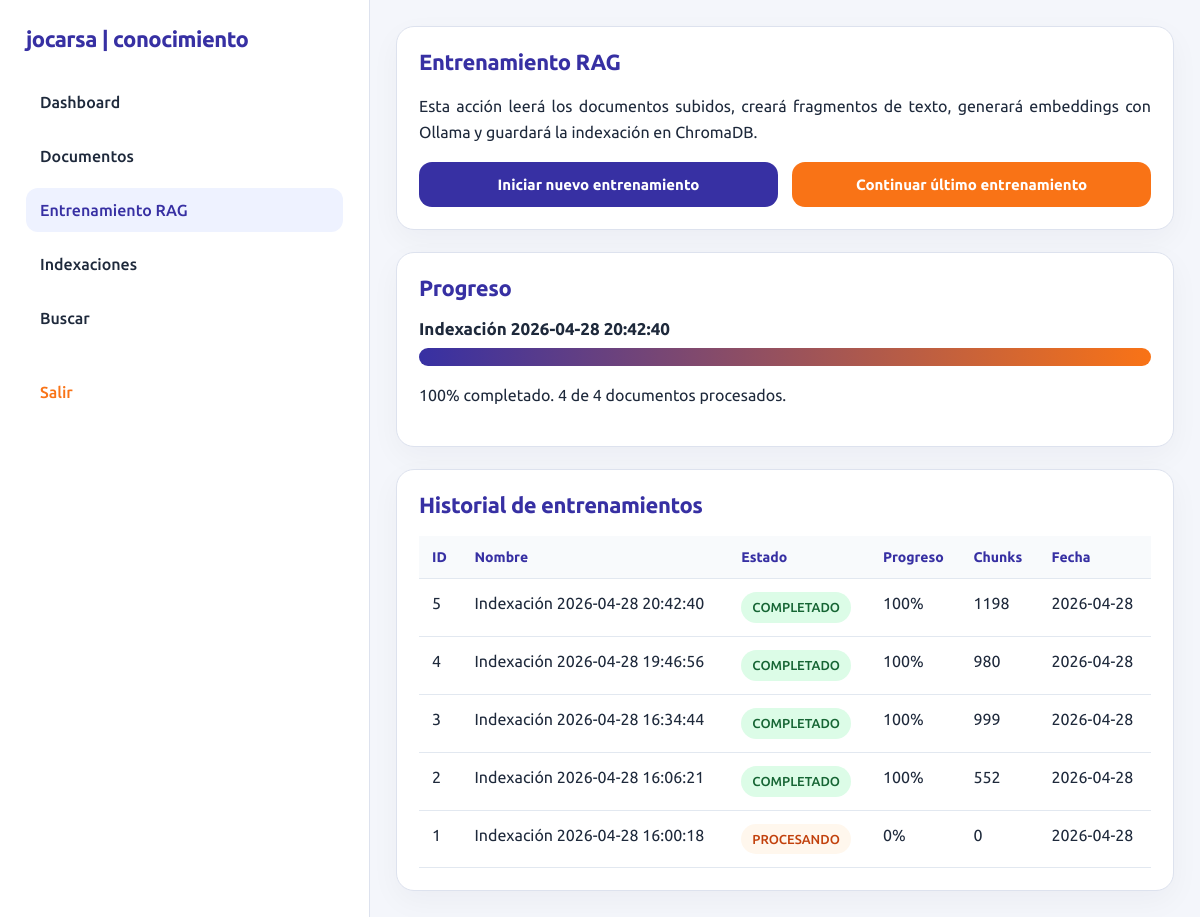
Page /entrenamientos (signed in) on the committed database.
### tables this page shows
CREATE TABLE entrenamientos (
        id INTEGER PRIMARY KEY AUTOINCREMENT,
        usuario_id INTEGER NOT NULL,
        nombre TEXT NOT NULL,
        estado TEXT NOT NULL,
        progreso INTEGER NOT NULL DEFAULT 0,
        documentos_total INTEGER NOT NULL DEFAULT 0,
        documentos_procesados INTEGER NOT NULL DEFAULT 0,
        chunks_total INTEGER NOT NULL DEFAULT 0,
        coleccion_chroma TEXT,
        creado_en TEXT NOT NULL,
        actualizado_en TEXT NOT NULL,
        FOREIGN KEY(usuario_id) REFERENCES usuarios(id)
    );

### 008-RAG empaquetado/aplicacion/app.py (the view)
@app.route("/entrenamientos")
def entrenamientos():
    if not requiere_login():
        return redirect("/login")
    usuario = usuario_actual()
    conn = conectar()
    filas = conn.execute("""
    SELECT *
    FROM entrenamientos
    WHERE usuario_id = ?
    ORDER BY id DESC
    """, (usuario["id"],)).fetchall()
    conn.close()
    return render_template(
        "entrenamientos.html",
        activo="entrenamientos",
        entrenamientos=filas
    )

### 008-RAG empaquetado/aplicacion/app.py (called while the page is built)
def conectar():
    conn = sqlite3.connect(DB_FILE)
    conn.row_factory = sqlite3.Row
    return conn

def usuario_actual():
    if "usuario_id" not in session:
        return None
    conn = conectar()
    usuario = conn.execute(
        "SELECT * FROM usuarios WHERE id = ?",
        (session["usuario_id"],)
    ).fetchone()
    conn.close()
    return usuario

def requiere_login():
    return usuario_actual() is not None

@app.context_processor
def variables_globales():
    return {
        "app_name": APP_NAME,
        "usuario": usuario_actual()
    }

### 008-RAG empaquetado/aplicacion/templates/entrenamientos.html
{% extends "base.html" %}
{% block content %}
<article>
  <h2>Entrenamiento RAG</h2>
  <p>
    Esta acción leerá los documentos subidos, creará fragmentos de texto,
    generará embeddings con Ollama y guardará la indexación en ChromaDB.
  </p>
  <div class="acciones">
    <form method="post" action="/entrenamientos/iniciar">
      <button>Iniciar nuevo entrenamiento</button>
    </form>
    <form method="post" action="/entrenamientos/continuar">
      <button class="secundario">Continuar último entrenamiento</button>
    </form>
  </div>
</article>
<article>
  <h2>Progreso</h2>
  {% if entrenamientos %}
    {% set e = entrenamientos[0] %}
    <h3>{{ e.nombre }}</h3>
    <div class="barra">
      <div class="progreso" style="width: {{ e.progreso }}%;"></div>
    </div>
    <p>
      {{ e.progreso }}% completado.
      {{ e.documentos_procesados }} de {{ e.documentos_total }} documentos procesados.
    </p>
  {% else %}
    <p>No hay entrenamientos todavía.</p>
  {% endif %}
</article>
<article>
  <h2>Historial de entrenamientos</h2>
  <table>
    <thead>
      <tr>
        <th>ID</th>
        <th>Nombre</th>
        <th>Estado</th>
        <th>Progreso</th>
        <th>Chunks</th>
        <th>Fecha</th>
      </tr>
    </thead>
    <tbody>
      {% for e in entrenamientos %}
      <tr>
        <td>{{ e.id }}</td>
        <td>{{ e.nombre }}</td>
        <td>
          <span class="estado {{ e.estado|lower }}">
            {{ e.estado }}
          </span>
        </td>
        <td>{{ e.progreso }}%</td>
        <td>{{ e.chunks_total }}</td>
        <td>{{ e.creado_en[:10] }}</td>
      </tr>
      {% endfor %}
    </tbody>
  </table>
</article>
{% endblock %}

### 008-RAG empaquetado/aplicacion/templates/base.html (shortened to what this page needs)
<!doctype html>
<html>
  <head>
    <link rel="stylesheet" href="/static/css/style.css">
  </head>
  <body>
    {% if usuario %}
      <main>
        <aside>
          <h1>{{ app_name }}</h1>
          <nav>
            <a href="/admin" class="{% if activo == 'dashboard' %}activo{% endif %}">Dashboard</a>
            <a href="/documentos" class="{% if activo == 'documentos' %}activo{% endif %}">Documentos</a>
            <a href="/entrenamientos" class="{% if activo == 'entrenamientos' %}activo{% endif %}">Entrenamiento RAG</a>
            <a href="/indexaciones" class="{% if activo == 'indexaciones' %}activo{% endif %}">Indexaciones</a>
            <a href="/buscar" class="{% if activo == 'buscar' %}activo{% endif %}">Buscar</a>
            <a href="/logout">Salir</a>
          </nav>
        </aside>
        <section>
          {% block content %}{% endblock %}
        </section>
      </main>
    {% else %}
      {% block login %}{% endblock %}
    {% endif %}
  </body>
</html>

### 008-RAG empaquetado/aplicacion/static/css/style.css (style rules this page uses)
:root { --indigo: #3730a3; --indigo-suave: #eef2ff; --indigo-borde: #c7d2fe; --naranja: #f97316; --naranja-suave: #fff7ed; --texto: #1e293b; --gris: #64748b; --fondo: #f4f6fb; --borde: #dde2ee; --blanco: #ffffff; }
* { box-sizing: border-box; }
body { margin: 0; font-family: "Ubuntu", Arial, sans-serif; background: var(--fondo); color: var(--texto); }
main { min-height: 100vh; display: grid; grid-template-columns: 370px 1fr; }
aside { background: var(--blanco); border-right: 1px solid var(--borde); padding: 26px; }
aside h1 { margin: 0 0 28px 0; font-size: 22px; color: var(--indigo); letter-spacing: -0.5px; }
nav { display: flex; flex-direction: column; gap: 10px; }
nav a { padding: 13px 14px; border-radius: 12px; color: var(--texto); text-decoration: none; font-weight: 500; }
nav a:hover, nav a.activo { background: var(--indigo-suave); color: var(--indigo); }
nav a:last-child { margin-top: 20px; color: var(--naranja); }
section { padding: 26px; display: flex; flex-direction: column; gap: 22px; }
article { background: var(--blanco); border: 1px solid var(--borde); border-radius: 18px; padding: 22px; box-shadow: 0 10px 30px rgba(15, 23, 42, 0.04); }
h2 { margin: 0 0 18px 0; font-size: 22px; color: var(--indigo); letter-spacing: -0.4px; }
h3 { margin: 0 0 10px 0; font-size: 17px; }
p { line-height: 1.65; text-align: justify; }
input, button, textarea { width: 100%; padding: 14px 15px; border: 1px solid #cbd5e1; border-radius: 13px; font-family: "Ubuntu", Arial, sans-serif; font-size: 15px; }
button { background: var(--indigo); color: white; border: none; cursor: pointer; font-weight: 700; }
button.secundario { background: var(--naranja); color: white; }
form { display: grid; gap: 13px; }
.acciones { display: grid; grid-template-columns: 1fr 1fr; gap: 14px; }
.barra { width: 100%; height: 18px; background: #e2e8f0; border-radius: 999px; overflow: hidden; }
.progreso { height: 100%; background: linear-gradient(90deg, var(--indigo), var(--naranja)); }
table { width: 100%; border-collapse: collapse; overflow: hidden; }
th, td { padding: 13px; border-bottom: 1px solid #e2e8f0; text-align: left; vertical-align: top; }
th { color: var(--indigo); font-size: 14px; font-weight: 700; background: #f8fafc; }
td { line-height: 1.45; }
.estado { display: inline-block; padding: 6px 11px; border-radius: 999px; background: #dcfce7; color: #166534; font-size: 13px; font-weight: 500; }
.estado.procesando { background: #fff7ed; color: #c2410c; }
.estado.indexado, .estado.completada, .estado.completado { background: #dcfce7; color: #166534; }

### rows in the picture
entrenamientos: nombre "Indexación 2026-04-28 20:42:40", progreso "100", documentos_procesados "4", documentos_total "4", id "5", estado "COMPLETADO", chunks_total "1198", creado_en "2026-04-28"
entrenamientos: id "4", nombre "Indexación 2026-04-28 19:46:56", estado "COMPLETADO", progreso "100", chunks_total "980", creado_en "2026-04-28"
entrenamientos: id "3", nombre "Indexación 2026-04-28 16:34:44", estado "COMPLETADO", progreso "100", chunks_total "999", creado_en "2026-04-28"
entrenamientos: id "2", nombre "Indexación 2026-04-28 16:06:21", estado "COMPLETADO", progreso "100", chunks_total "552", creado_en "2026-04-28"
entrenamientos: id "1", nombre "Indexación 2026-04-28 16:00:18", estado "PROCESANDO", progreso "0", chunks_total "0", creado_en "2026-04-28"

### other values in the picture
{{ app_name }} "jocarsa | conocimiento"
